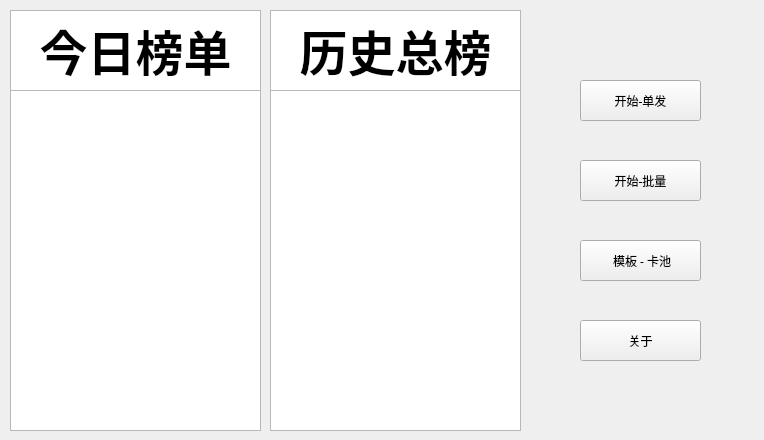
<?xml version="1.0" encoding="UTF-8"?>
<ui version="4.0">
 <class>Form</class>
 <widget class="QWidget" name="Form">
  <property name="geometry">
   <rect>
    <x>0</x>
    <y>0</y>
    <width>764</width>
    <height>440</height>
   </rect>
  </property>
  <property name="font">
   <font>
    <family>阿里巴巴普惠体 2.0 65 Medium</family>
   </font>
  </property>
  <property name="windowTitle">
   <string>主菜单</string>
  </property>
  <property name="styleSheet">
   <string notr="true">QLineEdit {
    border-width: 1px;
    border-style: solid;
    border-radius: 4px;
}</string>
  </property>
  <widget class="QTextBrowser" name="ShowToday">
   <property name="enabled">
    <bool>true</bool>
   </property>
   <property name="geometry">
    <rect>
     <x>10</x>
     <y>90</y>
     <width>251</width>
     <height>341</height>
    </rect>
   </property>
   <property name="font">
    <font>
     <family>阿里巴巴普惠体 2.0 65 Medium</family>
    </font>
   </property>
  </widget>
  <widget class="QPushButton" name="Start_only">
   <property name="geometry">
    <rect>
     <x>580</x>
     <y>80</y>
     <width>121</width>
     <height>41</height>
    </rect>
   </property>
   <property name="font">
    <font>
     <family>阿里巴巴普惠体 2.0 65 Medium</family>
    </font>
   </property>
   <property name="text">
    <string>开始-单发</string>
   </property>
  </widget>
  <widget class="QPushButton" name="Start_batch">
   <property name="geometry">
    <rect>
     <x>580</x>
     <y>160</y>
     <width>121</width>
     <height>41</height>
    </rect>
   </property>
   <property name="font">
    <font>
     <family>阿里巴巴普惠体 2.0 65 Medium</family>
    </font>
   </property>
   <property name="text">
    <string>开始-批量</string>
   </property>
  </widget>
  <widget class="QPushButton" name="mode">
   <property name="geometry">
    <rect>
     <x>580</x>
     <y>240</y>
     <width>121</width>
     <height>41</height>
    </rect>
   </property>
   <property name="font">
    <font>
     <family>阿里巴巴普惠体 2.0 65 Medium</family>
    </font>
   </property>
   <property name="text">
    <string> 模板 - 卡池</string>
   </property>
  </widget>
  <widget class="QPushButton" name="about">
   <property name="geometry">
    <rect>
     <x>580</x>
     <y>320</y>
     <width>121</width>
     <height>41</height>
    </rect>
   </property>
   <property name="font">
    <font>
     <family>阿里巴巴普惠体 2.0 65 Medium</family>
    </font>
   </property>
   <property name="text">
    <string>关于</string>
   </property>
  </widget>
  <widget class="QTextBrowser" name="ShowHistory">
   <property name="enabled">
    <bool>true</bool>
   </property>
   <property name="geometry">
    <rect>
     <x>270</x>
     <y>90</y>
     <width>251</width>
     <height>341</height>
    </rect>
   </property>
   <property name="font">
    <font>
     <family>阿里巴巴普惠体 2.0 65 Medium</family>
    </font>
   </property>
  </widget>
  <widget class="QTextBrowser" name="textBrowser">
   <property name="geometry">
    <rect>
     <x>10</x>
     <y>10</y>
     <width>251</width>
     <height>81</height>
    </rect>
   </property>
   <property name="font">
    <font>
     <family>阿里巴巴普惠体 2.0 65 Medium</family>
    </font>
   </property>
   <property name="html">
    <string>&lt;!DOCTYPE HTML PUBLIC &quot;-//W3C//DTD HTML 4.0//EN&quot; &quot;http://www.w3.org/TR/REC-html40/strict.dtd&quot;&gt;
&lt;html&gt;&lt;head&gt;&lt;meta name=&quot;qrichtext&quot; content=&quot;1&quot; /&gt;&lt;meta charset=&quot;utf-8&quot; /&gt;&lt;style type=&quot;text/css&quot;&gt;
p, li { white-space: pre-wrap; }
hr { height: 1px; border-width: 0; }
li.unchecked::marker { content: &quot;\2610&quot;; }
li.checked::marker { content: &quot;\2612&quot;; }
&lt;/style&gt;&lt;/head&gt;&lt;body style=&quot; font-family:'阿里巴巴普惠体 2.0 65 Medium'; font-size:9pt; font-weight:400; font-style:normal;&quot;&gt;
&lt;p align=&quot;center&quot; style=&quot; margin-top:0px; margin-bottom:0px; margin-left:0px; margin-right:0px; -qt-block-indent:0; text-indent:0px;&quot;&gt;&lt;span style=&quot; font-size:36pt; font-weight:600;&quot;&gt;今日榜单&lt;/span&gt;&lt;/p&gt;&lt;/body&gt;&lt;/html&gt;</string>
   </property>
  </widget>
  <widget class="QTextBrowser" name="textBrowser_2">
   <property name="geometry">
    <rect>
     <x>270</x>
     <y>10</y>
     <width>251</width>
     <height>81</height>
    </rect>
   </property>
   <property name="font">
    <font>
     <family>阿里巴巴普惠体 2.0 65 Medium</family>
    </font>
   </property>
   <property name="html">
    <string>&lt;!DOCTYPE HTML PUBLIC &quot;-//W3C//DTD HTML 4.0//EN&quot; &quot;http://www.w3.org/TR/REC-html40/strict.dtd&quot;&gt;
&lt;html&gt;&lt;head&gt;&lt;meta name=&quot;qrichtext&quot; content=&quot;1&quot; /&gt;&lt;meta charset=&quot;utf-8&quot; /&gt;&lt;style type=&quot;text/css&quot;&gt;
p, li { white-space: pre-wrap; }
hr { height: 1px; border-width: 0; }
li.unchecked::marker { content: &quot;\2610&quot;; }
li.checked::marker { content: &quot;\2612&quot;; }
&lt;/style&gt;&lt;/head&gt;&lt;body style=&quot; font-family:'阿里巴巴普惠体 2.0 65 Medium'; font-size:9pt; font-weight:400; font-style:normal;&quot;&gt;
&lt;p align=&quot;center&quot; style=&quot; margin-top:0px; margin-bottom:0px; margin-left:0px; margin-right:0px; -qt-block-indent:0; text-indent:0px;&quot;&gt;&lt;span style=&quot; font-size:36pt; font-weight:600;&quot;&gt;历史总榜&lt;/span&gt;&lt;/p&gt;&lt;/body&gt;&lt;/html&gt;</string>
   </property>
  </widget>
 </widget>
 <resources/>
 <connections/>
</ui>
